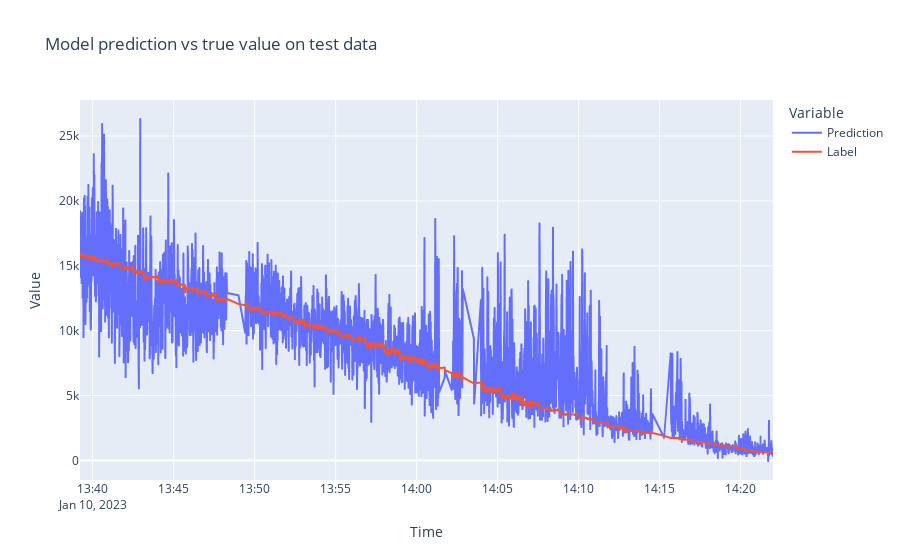

Source (notebook cell):
### Code cell
fig = px.line(x=time_test["time"], y=[y_test_pred_list, test_y_list], title="Model prediction vs true value on test data",
              labels={"variable": "Variable"})
newnames = {'wide_variable_0':'Prediction', 'wide_variable_1': 'Label'}
fig.for_each_trace(lambda t: t.update(name = newnames[t.name],
                                      legendgroup = newnames[t.name],
                                      hovertemplate = t.hovertemplate.replace(t.name, newnames[t.name])
                                     )
                  )
fig.update_layout(
    xaxis_title="Time",
    yaxis_title = "Value"

    )

fig.show()

### Figure 1 — Plotly figure (JSON) as saved in the notebook; plotly's stock layout.template omitted (floating-point values rounded to 4 significant figures; data arrays with more than 128 entries replaced by an {"elided": "..."} marker saying what was removed)
{"data": [{"hovertemplate": "Variable=Prediction<br>x=%{x}<br>value=%{y}<extra></extra>", "legendgroup": "Prediction", "line": {"color": "#636efa", "dash": "solid"}, "marker": {"symbol": "circle"}, "mode": "lines", "name": "Prediction", "showlegend": true, "type": "scattergl", "x": {"elided": "2331 str values"}, "xaxis": "x", "y": {"elided": "2331 float values"}, "yaxis": "y"}, {"hovertemplate": "Variable=Label<br>x=%{x}<br>value=%{y}<extra></extra>", "legendgroup": "Label", "line": {"color": "#EF553B", "dash": "solid"}, "marker": {"symbol": "circle"}, "mode": "lines", "name": "Label", "showlegend": true, "type": "scattergl", "x": {"elided": "2331 str values"}, "xaxis": "x", "y": {"elided": "2331 float values"}, "yaxis": "y"}], "layout": {"legend": {"title": {"text": "Variable"}, "tracegroupgap": 0}, "title": {"text": "Model prediction vs true value on test data"}, "xaxis": {"anchor": "y", "domain": [0, 1], "title": {"text": "Time"}}, "yaxis": {"anchor": "x", "domain": [0, 1], "title": {"text": "Value"}}}}
